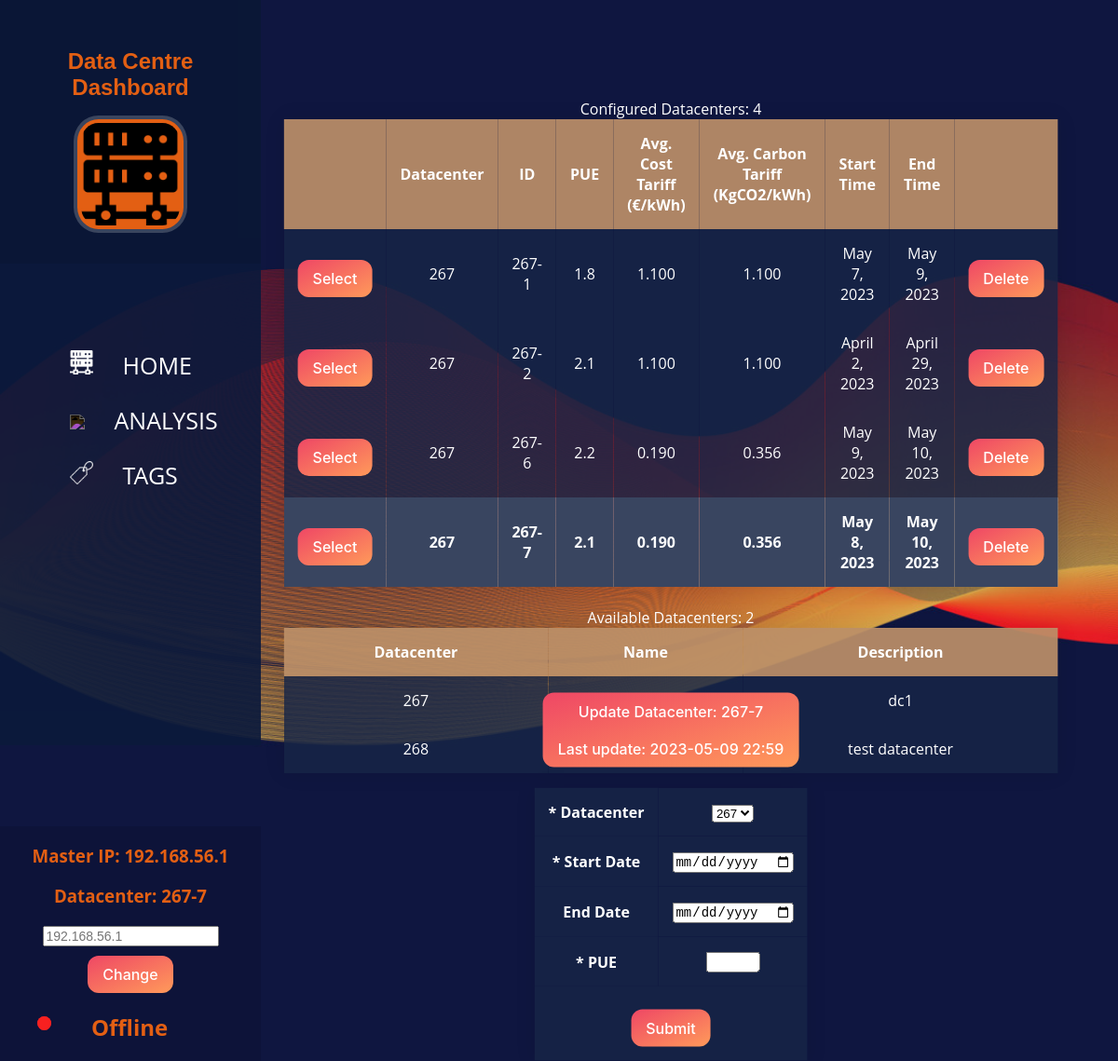
Page /dashboard/ on the earlier database version.
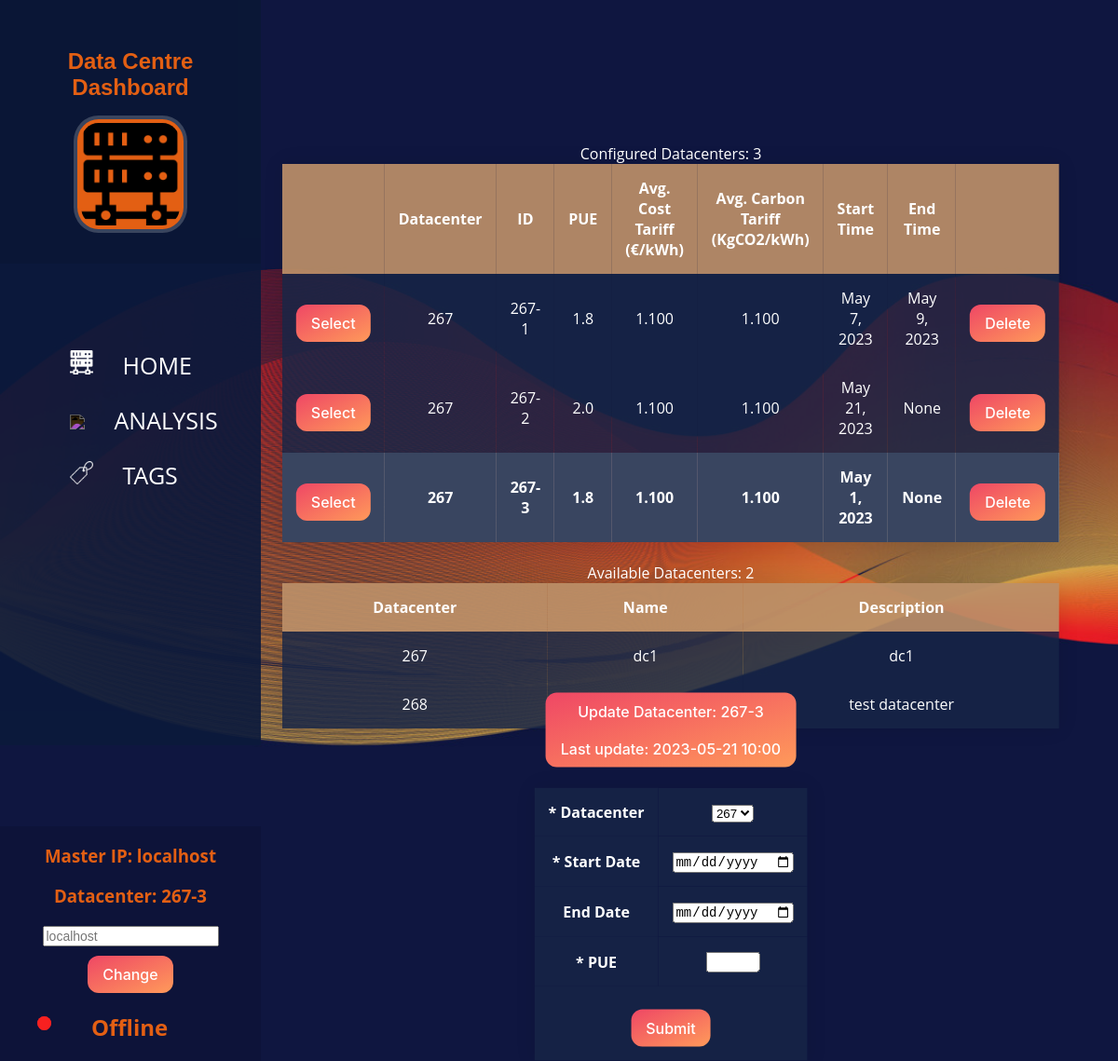
Same page on the later database version.
### dashboard/models.py (models this page shows, shortened)
class Application(models.Model):
    masterip = models.CharField(null=True, max_length=25)
    current = models.CharField(null=True, max_length=25)
    configured = models.IntegerField(null=True, default = 0)
    threshold_low = models.FloatField(null=True, max_length=25, default=15)
    threshold_medium = models.FloatField(null=True, max_length=25, default=30)
    carbon_tariff_low = models.FloatField(null=True, max_length=25, default=1)
    carbon_tariff_high = models.FloatField(null=True, max_length=25, default=1.2)
    cost_tariff_low = models.FloatField(null=True, max_length=25, default=1)
    cost_tariff_high = models.FloatField(null=True, max_length=25, default=1.2)

class ConfiguredDataCenters(models.Model):
    masterip = models.CharField(null=True, max_length=25)
    sub_id = models.CharField(max_length=15, null=True)
    datacenterid = models.CharField(max_length=20)
    startTime = models.DateField()
    endTime = models.DateField(null=True)
    pue = models.FloatField()
    energy_cost = models.FloatField()
    carbon_conversion = models.FloatField()
    budget = models.IntegerField(null=True)

class AvailableDatacenters(models.Model):
    masterip = models.CharField(null=True, max_length=25)
    datacenterid = models.CharField(max_length=20,null=True)
    datacentername = models.CharField(max_length=25, null=True)
    description = models.CharField(max_length=100, null=True)

### dashboard/views.py (the view, shortened to what this page needs)
# urls.py: path('', views.loadDC, name = "loadDC"),
@csrf_protect
def loadDC(request):
    context = {}
    master = services.get_master()
    services.check_master()
    sub_id = services.get_current_sub_id()
    try:
        last_update = Host.objects.filter(masterip=master).filter(
            sub_id=sub_id).all().values()[0]['cpu_last_response']
        last_update = datetime.fromtimestamp(int(last_update)).strftime("%Y-%m-%d %H:%M")
    except: last_update='Never'
    status = asset_services.get_available_datacenters()
    master = services.get_master()
    context['last_update'] = last_update
    context['datacenters'] = AvailableDatacenters.objects.filter(masterip=master).all()
    context['datacenters_count'] = AvailableDatacenters.objects.filter(masterip=master).all().count()
    context['configured_count'] = ConfiguredDataCenters.objects.filter(masterip=master).all().count()
    context['configured'] = ConfiguredDataCenters.objects.filter(masterip=master).all()
    context['master'] = services.get_master()
    context['current'] = services.get_current_for_html()
    context['page'] = "home"
    context['online'] = "false"
    if status!=ConnectionRefusedError:
        context['online'] = 'true'
    return render (request, 'dashboard/loadDC.html', context)

### dashboard/services/asset_services.py (called while the page is built, shortened)
def get_available_datacenters():
    services.check_master()
    master = services.get_master()
    url = services.datacenter_url(master)
    try:
        response = requests.get(url,
                                headers={'Content-Type': 'application/json', 'Accept': "application/json"},
                                timeout=5
                                )
    except Exception: return ConnectionRefusedError

### dashboard/services/services.py (called while the page is built)
def get_current_sub_id():
    try:
        return str(Application.objects.all().values().get()['current'])
    except: return Application.DoesNotExist

def get_master():
    try:
        return Application.objects.all().values().get()["masterip"]
    except: return Application.DoesNotExist

def get_current_for_html():
    try:
        current = str(Application.objects.filter(masterip=get_master()).all().values().get()['current'])
    except:
        current='-'
    return current

def check_master():
    if Application.objects.count()==0:
        Application.objects.create(masterip="localhost")

def datacenter_url(master):
    return "http://"+master+":8080/papillonserver/rest/datacenters/"

### dashboard/templates/dashboard/loadDC.html (shortened to what this page needs)
{% include 'dashboard/home.html'%}
{% load static %}
<head>
</head>
    {% block content %}
    <div class="table-container">
      <caption class="table-header">Configured Datacenters: {{configured_count}}</caption>
      <table style="width:100%" class="styled-table">
        <thead>
        <tr>
          <th></th>
          <th>Datacenter</th>
          <th>ID</th>
          <th>PUE</th>
          <th>Avg. Cost Tariff (€/kWh)</th>
          <th>Avg. Carbon Tariff (KgCO2/kWh)</th>
          <th>Start Time</th>
          <th>End Time</th>
          <th></th>
        </tr>
        </thead>
        {% for datacenter in configured %}
        <tbody>
          {% if datacenter.sub_id == current %}<tr style="font-weight: bold; color: #041E42; background-color: #dfdfdf;">{% else %}<tr>{% endif %}
          <td>
            <form method="POST">
              <button type="submit" class="select_button" name = "current_datacenter" value={{datacenter.sub_id}}>Select</button>
          </form>
          </td>
          <td>{{datacenter.datacenterid}}</td>
          <td>{{datacenter.sub_id}}</td>
          <td>{{datacenter.pue}}</td>
          <td>{{datacenter.energy_cost |floatformat:3 }}</td>
          <td>{{datacenter.carbon_conversion |floatformat:3 }}</td>
          <td>{{datacenter.startTime}}</td>
          <td>{{datacenter.endTime}}</td>
          <td>
            <form method="POST">
                <button type="submit" class="delete_button" name = "to_delete" value={{datacenter.sub_id}}>Delete</button>
            </form>
          </td>
        </tr>
        </tbody>
        {% endfor %}
      </table>
      <br>
      <caption class="table-header">Available Datacenters: {{datacenters_count}}</caption>
      <table style="width:100%" class="styled-table">
        <thead>
        <tr>
          <th>Datacenter</th>
          <th>Name</th>
          <th>Description</th>
        </tr>
      </thead>
        {% for datacenter in datacenters %}
        <tbody>
        <tr>
          <td>{{datacenter.datacenterid}}</td>
          <td>{{datacenter.datacentername}}</td>
          <td>{{datacenter.description}}</td>
        </tr>
      </tbody>
        {% endfor %}
      </table>
    </div>
    <div class="load-container">
      <div class="update-button">
        <form method="POST">
          <button onclick="javascript:document.getElementById('page-loader').style.display='block';" class="update-button" name = "update" value={{current}} >Update Datacenter: {{current}} <br> Last update: {{last_update}}</button>
        </form>
      </div>
      <div class="loadDC-form" id="loadDC-form">
        <div class="configure_card" action="/action_page.php" class="form-container">
          <form method="POST" >
            <br>
            <table style="width:100%" class="configure-table">
              <tr>
                <th>* Datacenter</th>
                <td>
                  <select name="to_configure" required>
                  {% for datacenter in datacenters %}
                      <option name="to_configure" >{{ datacenter.datacenterid }}</option>
                  {% endfor %}
                  </select>
                </td>
              </tr>
              <tr>
                <th>* Start Date</th>
                <td>
                  <input type="date" id="start" name="start" required>
                </td>
              </tr>
              <tr>
                <th>End Date</th>
                <td>
                  <input type="date" id="endTime" name="endTime">
                </td>
              </tr>
              <tr>
                <th>* PUE</th>
                <td>
                  <input type="number" id="pue" name="pue" step="0.01" required>
                </td>
              </tr>
              <tr>
                <th colspan="2">
                  <button onclick="javascript:document.getElementById('page-loader').style.display='block';" type="submit" class="submit_button">Submit</button>
                </th>
                </tr>
              </table>
            </form>
        </div>
      </div>
    </div>
    {% endblock %}

### dashboard/templates/dashboard/home.html (shortened to what this page needs)
{% load static %}
<!DOCTYPE html>
<html lang="en">
  <head>
    <link rel="stylesheet" href="{% static 'dashboard/main.css' %}">
  </head>
 <div class="page-container">
  <div class="menu-container">
    <nav class = "menu">
      <div class = "logo">
        <h2>Data Centre Dashboard</h2>
        <a href="{% url 'loadDC' %}"><img alt="ICON" src="{% static 'dashboard/icons/server-icon.png' %}" width="190"/></a>
      </div>
      <ul>
        <li tabindex="0" class="server-icon">
          <img src="{% static 'dashboard/icons/server-icon.png' %}" >
          {% if page == "home" %}<a class="active" href="{% url 'loadDC' %}">HOME</a>{% else %} <a href="{% url 'loadDC' %}">HOME</a>{% endif %}
        </li>
        <li tabindex="0" class="icon-tag">
          <img src="{% static 'dashboard/icons/data-analysis-icon.png' %}" >
          {% if page == "analysis" %}<a class="active" href="{% url 'analysis' %}">ANALYSIS</a>{% else %} <a href="{% url 'analysis' %}">ANALYSIS</a>{% endif %}
        </li>
        <li tabindex="0" class="icon-analysis">
          <img src="{% static 'dashboard/icons/tag-label-icon.png' %}" >
          {% if page == "tags" %}<a class="active" href="{% url 'tags' %}">TAGS</a>{% else %} <a href="{% url 'tags' %}">TAGS</a>{% endif %}
        </li>
      </ul>
      <div class="nav-status">
        <div class="current-status">
            <h3>Master IP: {{master}}</h3>
            <h3>Datacenter: {{current}}</h3>
          </div>
        <a class="a2">
          <form method="POST">
            <input type="text" id="ip" name="ip" placeholder={{master}}>
            <br>
            <button type="submit" class="save">Change</button>
          </form>
        </a>
        <div class="status-indicator">
          {%if online == "true"%}
          <div class="online-indicator">
            <span class="blink"></span>
          </div>
          <h2>Online</h2>
          {%else%}
          <div class="online-indicator" style="background-color: #f82121;">
            <span class="blink" style="background-color: #f82121;"></span>
          </div>
          <h2>Offline</h2>
          {%endif%}
        </div>
      </div>
    </nav>
  </div>
</div>
</html>

### dashboard/static/dashboard/main.css (style rules this page uses)
:root { --bg-colour: rgba(11, 26, 59, 0.918); --bg-offset: rgb(89, 107, 145); --table-offset: rgba(187, 143, 104, 0.925); --table-colour: rgba(23, 38, 71, 0.829); --nav-colour: rgb(227, 95, 19); --page-font: #fff; --font-header: rgb(227, 95, 19); --table-shadow: rgba(255,255,255,0.2); }
.menu-container { width: 280px; }
.menu { background: var(--bg-colour); height:100vh; width: 280px; position: fixed; top:0; left:0; z-index:5; outline:none; }
.menu ul { list-style:none; padding:0.5em 0; margin:0; padding-top: 80px; }
.menu li { padding: 0.5em 1em 0.5em 3em; font-size:25px; font-weight: regular; background-repeat:no-repeat; background-position:left 15px center; background-size:auto 20px; transition:all 0.15s linear; cursor:pointer; }
.menu li img { margin-right: 25px; -webkit-filter: invert(100%); filter: invert(100%); width: 25px; }
a { color: inherit; text-decoration: inherit; }
.logo { background:rgba(0,0,0,0.1); padding: 2em 0.5em; text-align:center; }
.logo img { background-color: var(--nav-colour); width:40%; border-radius:20%; overflow:hidden; border:4px solid var(--nav-colour); box-shadow:0 0 0 4px var(--table-shadow); }
.logo h2 { font-weight: bold; margin-bottom: 20px; font-family: sans-serif; color: var(--font-header); }
.nav-status { background:rgba(0,0,0,0.1); width: 280px; text-align: center; position: fixed; bottom: 0; background:rgba(0,0,0,0.1); color: var(--nav-colour); }
.nav-status button { margin-top: 10px; }
.nav-status h2 { text-align: left; margin-left: 35%; }
.online-indicator { float: left; margin-top: 5px; margin-left: 40px; background-color: #0fcc45; border-radius: 50%; }
span.blink { display: block; width: 15px; height: 15px; background-color: #0fcc45; opacity: 0.7; border-radius: 50%; animation: blink 1s linear infinite; }
input[type=number] { width: 50px; }
.table-container { position: absolute; top: 45%; left: 60%; transform: translate(-50%, -50%); text-align: center; }
table { width: 100%; border-collapse: collapse; overflow: hidden; box-shadow: 0 0 20px rgba(0,0,0,0.1); }
th, td { padding: 15px; background-color: var(--table-colour); color: #fff; }
th { text-align: center; }
thead th { background-color: var(--table-offset); }
tbody td { position: relative; }
.load-container { position: absolute; top: 90%; left: 60%; transform: translate(-50%, -50%); text-align: center; }
button { margin-top: 10px; background: linear-gradient(to bottom right, #EF4765, #FF9A5A); border: 0; border-radius: 12px; color: #fff; cursor: pointer; display: inline-block; font-family: -apple-system,system-ui,"Segoe UI",Roboto,Helvetica,Arial,sans-serif; font-size: 16px; font-weight: 500; line-height: 2.5; outline: transparent; padding: 0 1rem; text-align: center; text-decoration: none; transition: box-shadow .2s ease-in-out; user-select: none; -webkit-user-select: none; touch-action: manipulation; white-space: nowrap; }
input { font-size: 14px; position: relative; padding: auto; }

Differences in the rows shown:
removed ConfiguredDataCenters: datacenterid "267", sub_id "267-6", pue "2.2", energy_cost "0.190", carbon_conversion "0.356", startTime "May 9, 2023", endTime "May 10, 2023"
removed ConfiguredDataCenters: datacenterid "267", sub_id "267-7", pue "2.1", energy_cost "0.190", carbon_conversion "0.356", startTime "May 8, 2023", endTime "May 10, 2023"
changed Application: masterip "192.168.56.1" → "localhost"; current "267-7" → "267-3"; ip "192.168.56.1" → "localhost"
changed ConfiguredDataCenters: pue "2.1" → "2.0"; startTime "April 2, 2023" → "May 21, 2023"; endTime "April 29, 2023" → "None"
added ConfiguredDataCenters: datacenterid "267", sub_id "267-3", pue "1.8", energy_cost "1.100", carbon_conversion "1.100", startTime "May 1, 2023", endTime "None"
Other differences:
{{ configured_count }}: "4" → "3"
{{ last_update }}: "2023-05-09 22:59" → "2023-05-21 10:00"
